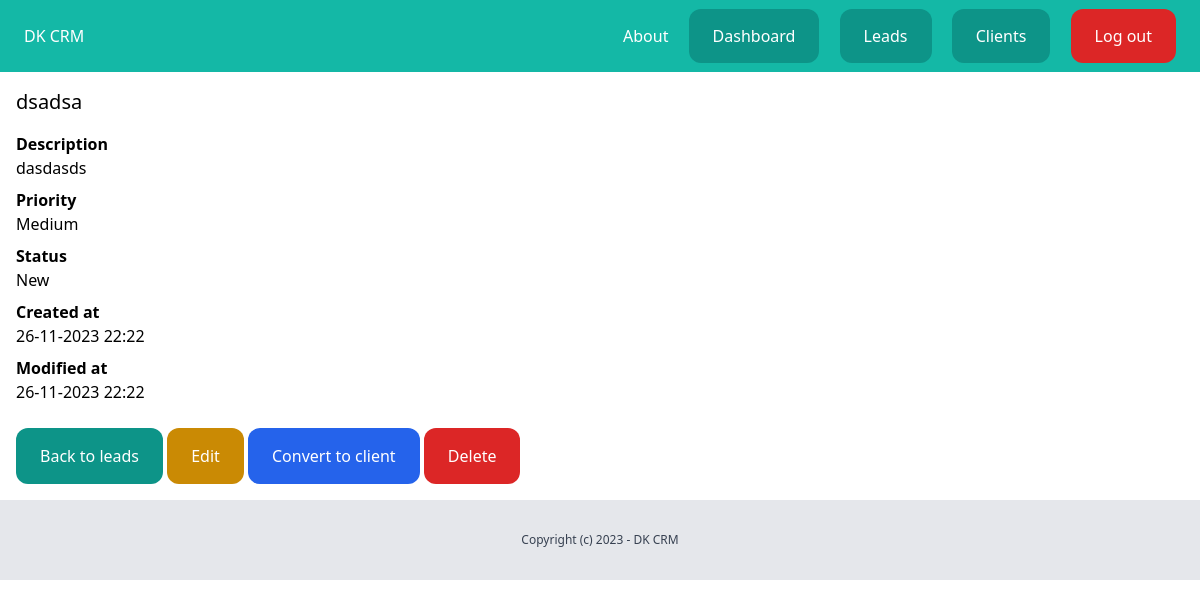
Page /dashboard/leads/5/ (signed in) on the committed database.
### lead/models.py (models this page shows, shortened)
class Lead(models.Model):
    LOW = 'low'
    MEDIUM = 'medium'
    HIGH = 'high'
    CHOICES_PRIORITY = (
        (LOW, 'Low'),
        (MEDIUM, 'Medium'),
        (HIGH, 'High'),
    )
    NEW = 'new'
    CONTACTED = 'contacted'
    WON = 'won'
    LOST = 'lost'
    CHOICES_STATUS = (
        (NEW, 'New'),
        (CONTACTED, 'Contacted'),
        (WON, 'Won'),
        (LOST, 'Lost'),
    )
    name = models.CharField(max_length=255)
    email = models.EmailField()
    description = models.TextField(blank=True, null=True)
    priority = models.CharField(max_length=10, choices=CHOICES_PRIORITY, default=MEDIUM)
    status = models.CharField(max_length=10, choices=CHOICES_STATUS, default=NEW)
    converted_to_client = models.BooleanField(default=False)
    created_by = models.ForeignKey(User, related_name='leads', on_delete=models.CASCADE)
    created_at = models.DateTimeField(auto_now_add=True)
    modified_at = models.DateTimeField(auto_now=True)

### lead/views.py (the view)
# urls.py: path('<int:pk>/', views.leads_detail, name='leads_detail'),
@login_required
def leads_detail(request, pk):
    lead = get_object_or_404(Lead, created_by=request.user, pk=pk)
    return render(request, 'lead/leads_detail.html', {
        'lead': lead
    })

### lead/templates/lead/leads_detail.html (shortened to what this page needs)
{% extends 'core/base.html' %}
{% block content %}
    <div class="py-4 px-4">
        <h1 class="mb-4 text-xl">{{ lead.name }}</h1>
        {% if lead.description %}
            <p class="font-semibold">Description</p>
            <p class="mb-2">{{ lead.description }}</p>
        {% endif %}
        <p class="font-semibold">Priority</p>
        <p class="mb-2">{{ lead.get_priority_display }}</p>
        <p class="font-semibold">Status</p>
        <p class="mb-2">{{ lead.get_status_display }}</p>
        <p class="font-semibold">Created at</p>
        <p class="mb-2">{{ lead.created_at|date:"d-m-Y H:i" }}</p>
        <p class="font-semibold">Modified at</p>
        <p class="mb-6">{{ lead.modified_at|date:"d-m-Y H:i" }}</p>
        <a href="{% url 'leads_list' %}" class="inline-block py-4 px-6 bg-teal-600 rounded-xl text-white">Back to leads</a>
        <a href="{% url 'leads_edit' lead.id %}" class="inline-block py-4 px-6 bg-yellow-600 rounded-xl text-white">Edit</a>
        <a href="{% url 'leads_convert' lead.id %}" class="inline-block py-4 px-6 bg-blue-600 rounded-xl text-white">Convert to client</a>
        <a href="{% url 'leads_delete' lead.id %}" class="inline-block py-4 px-6 bg-red-600 rounded-xl text-white">Delete</a>
    </div>
{% endblock %}

### rows in the picture
Lead: name "dsadsa", description "dasdasds", priority "Medium", status "New", created_at "26-11-2023 22:22", modified_at "26-11-2023 22:22"
